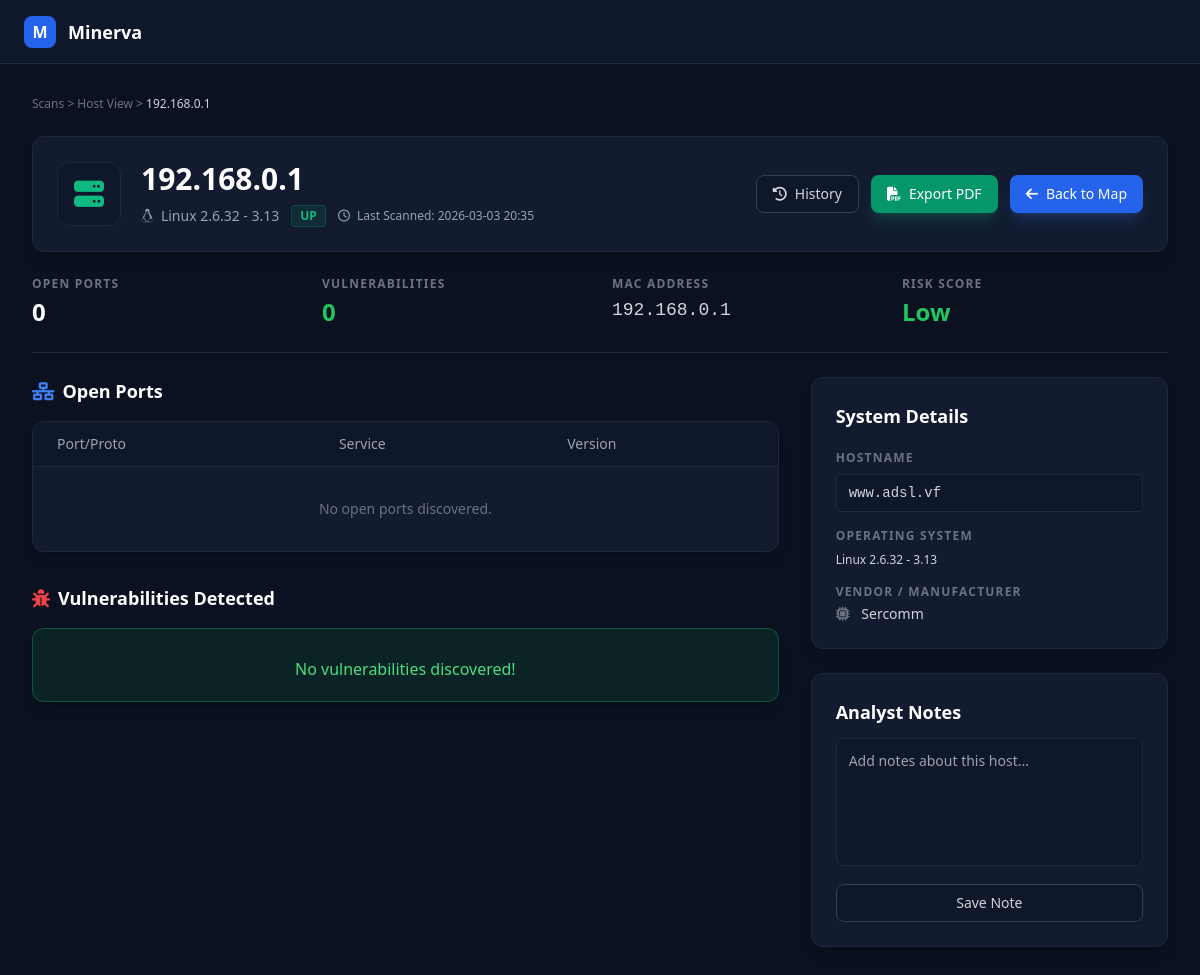
Screenshot of /host/192.168.0.1 with the database file from the repository.
### app/models.py (models this page shows)
class Host(Base):
    __tablename__ = "hosts"
    mac_address = Column(String, primary_key=True, index=True)
    hostname = Column(String)
    first_seen = Column(DateTime, default=datetime.datetime.utcnow)
    os_name = Column(String, nullable=True, default="Unknown")
    vendor = Column(String, nullable=True, default="Unknown")
    results = relationship("ScanResult", back_populates="host")

class ScanResult(Base):
    __tablename__ = "scan_results"
    id = Column(Integer, primary_key=True, index=True)
    scan_id = Column(Integer, ForeignKey("scans.id"))
    host_mac = Column(String, ForeignKey("hosts.mac_address"))
    ip_address = Column(String)
    status = Column(String)
    scan = relationship("Scan", back_populates="results")
    host = relationship("Host")
    ports = relationship("Port", back_populates="scan_result", cascade="all, delete-orphan")

class Scan(Base):
    __tablename__ = "scans"
    id = Column(Integer, primary_key=True, index=True)
    project_id = Column(Integer, ForeignKey("projects.id"))
    timestamp = Column(DateTime, default=datetime.datetime.utcnow)
    scan_type = Column(String)
    gateway_ip = Column(String, nullable=True)
    subnet_mask = Column(String, nullable=True)
    project = relationship("Project", back_populates="scans")
    results = relationship("ScanResult", back_populates="scan", cascade="all, delete-orphan")

### app/main.py (the view)
@app.get("/host/{ip}", response_class=HTMLResponse)
async def host_details(ip: str, request: Request, db: Session = Depends(get_db)):
    scan_result = db.query(models.ScanResult).filter(models.ScanResult.ip_address == ip).order_by(models.ScanResult.id.desc()).first()
    if not scan_result:
        return HTMLResponse(content="<h1>Host no encontrado</h1>", status_code=404)
    open_ports = [p for p in scan_result.ports if p.port_number != 0 and p.state != 'filtered']
    all_vulns = []
    for port in open_ports:
        all_vulns.extend(port.vulnerabilities)
    high_count = sum(1 for v in all_vulns if v.severity == "High")
    med_count = sum(1 for v in all_vulns if v.severity == "Medium")
    low_count = sum(1 for v in all_vulns if v.severity == "Low")
    risk_score = "Low"
    if high_count > 0: risk_score = "High"
    elif med_count > 0: risk_score = "Medium"
    elif len(open_ports) > 5: risk_score = "Medium"
    return templates.TemplateResponse("host_details.html", {
        "request": request,
        "ip": ip,
        "host": scan_result.host,
        "scan_result": scan_result,
        "ports": open_ports,
        "vulns": all_vulns,
        "risk_score": risk_score,
        "high_count": high_count,
        "med_count": med_count,
        "low_count": low_count
    })

### templates/host_details.html (shortened to what this page needs)
<!DOCTYPE html>
<html lang="es">
<head>
    <script src="https://cdn.tailwindcss.com"></script>
    <link rel="stylesheet" href="https://cdnjs.cloudflare.com/ajax/libs/font-awesome/6.4.0/css/all.min.css">
</head>
<body class="text-gray-300 font-sans h-screen flex flex-col overflow-hidden">
    <header class="h-16 border-b border-panel bg-[#0f172a] flex items-center justify-between px-6 shrink-0">
        <div class="flex items-center space-x-3">
            <div class="w-8 h-8 bg-blue-600 rounded-lg flex items-center justify-center text-white font-bold">M</div>
            <h1 class="text-lg font-bold text-white">Minerva</h1>
        </div>
    </header>
    <main class="flex-1 overflow-y-auto p-8">
        <div class="max-w-7xl mx-auto space-y-6">
            <div class="text-xs text-gray-500 font-medium">
                <a href="/dashboard" class="hover:text-gray-300">Scans</a> >
                <span>Host View</span> >
                <span class="text-gray-300">{{ ip }}</span>
            </div>
            <div class="bg-panel border border-panel rounded-xl p-6 flex justify-between items-center shadow-lg">
                <div class="flex items-center space-x-5">
                    <div class="w-16 h-16 bg-[#0f172a] border border-panel rounded-xl flex items-center justify-center">
                        <i class="fa-solid fa-server text-3xl text-emerald-500"></i>
                    </div>
                    <div>
                        <h2 class="text-3xl font-bold text-white">{{ ip }}</h2>
                        <div class="flex items-center space-x-3 mt-2 text-sm text-gray-400">
                            <span><i class="fa-brands fa-linux mr-1"></i> {{ host.os_name if host and host.os_name !=
                                'Unknown' else 'Unknown OS' }}</span>
                            <span
                                class="bg-emerald-500/10 text-emerald-500 px-2 py-0.5 rounded border border-emerald-500/20 text-xs font-bold uppercase">{{
                                scan_result.status }}</span>
                            <span class="text-xs"><i class="fa-regular fa-clock mr-1"></i> Last Scanned: {{
                                scan_result.scan.timestamp.strftime('%Y-%m-%d %H:%M') if scan_result.scan else 'N/A'
                                }}</span>
                        </div>
                    </div>
                </div>
                <div class="flex space-x-3">
                    <a href="/host/{{ ip }}/history"
                        class="px-4 py-2 bg-[#0f172a] border border-gray-700 text-gray-300 rounded-lg text-sm font-medium hover:bg-gray-800 transition flex items-center">
                        <i class="fa-solid fa-clock-rotate-left mr-2"></i> History
                    </a>
                    <a href="/report/{{ ip }}" target="_blank"
                        class="px-4 py-2 bg-emerald-600 text-white rounded-lg text-sm font-medium hover:bg-emerald-500 transition shadow-lg shadow-emerald-500/20 flex items-center">
                        <i class="fa-solid fa-file-pdf mr-2"></i> Export PDF
                    </a>
                    <a href="/dashboard"
                        class="px-4 py-2 bg-blue-600 text-white rounded-lg text-sm font-medium hover:bg-blue-500 transition shadow-lg shadow-blue-500/20 flex items-center">
                        <i class="fa-solid fa-arrow-left mr-2"></i> Back to Map
                    </a>
                </div>
            </div>
            <div class="grid grid-cols-4 gap-6 border-b border-panel pb-6">
                <div>
                    <p class="text-xs font-bold text-gray-500 uppercase tracking-widest mb-1">Open Ports</p>
                    <p class="text-2xl font-bold text-white">{{ ports|length }}</p>
                </div>
                <div>
                    <p class="text-xs font-bold text-gray-500 uppercase tracking-widest mb-1">Vulnerabilities</p>
                    <p
                        class="text-2xl font-bold {{ 'text-red-500' if high_count > 0 else 'text-orange-500' if med_count > 0 else 'text-green-500' if vulns|length == 0 else 'text-gray-400' }}">
                        {{ vulns|length }}</p>
                </div>
                <div>
                    <p class="text-xs font-bold text-gray-500 uppercase tracking-widest mb-1">MAC Address</p>
                    <p class="text-lg font-mono text-gray-300">{{ host.mac_address.replace('MAC-', '') if host else
                        'Unknown' }}</p>
                </div>
                <div>
                    <p class="text-xs font-bold text-gray-500 uppercase tracking-widest mb-1">Risk Score</p>
                    <p
                        class="text-2xl font-bold {{ 'text-red-500' if risk_score == 'High' else 'text-orange-500' if risk_score == 'Medium' else 'text-green-500' }} flex items-center">
                        {{ risk_score }}
                    </p>
                </div>
            </div>
            <div class="grid grid-cols-3 gap-8">
                <div class="col-span-2 space-y-8">
                    <div>
                        <div class="flex justify-between items-center mb-4">
                            <h3 class="text-lg font-bold text-white flex items-center"><i
                                    class="fa-solid fa-network-wired text-blue-500 mr-2"></i> Open Ports</h3>
                        </div>
                        <div class="bg-panel border border-panel rounded-xl overflow-hidden shadow-lg">
                            <table class="w-full text-left text-sm">
                                <thead class="bg-[#0f172a] border-b border-panel text-gray-400">
                                    <tr>
                                        <th class="px-6 py-3 font-medium">Port/Proto</th>
                                        <th class="px-6 py-3 font-medium">Service</th>
                                        <th class="px-6 py-3 font-medium">Version</th>
                                    </tr>
                                </thead>
                                <tbody class="divide-y divide-gray-800">
                                    {% for port in ports %}
                                    <tr class="hover:bg-gray-800/30 transition">
                                        <td class="px-6 py-4 font-mono text-gray-300">{{ port.port_number }}/{{
                                            port.protocol }}</td>
                                        <td class="px-6 py-4 text-gray-300 uppercase">{{ port.service_name }}</td>
                                        <td class="px-6 py-4 text-gray-400">{{ port.version_info if port.version_info
                                            else 'Unknown' }}</td>
                                    </tr>
                                    {% else %}
                                    <tr>
                                        <td colspan="3" class="px-6 py-8 text-center text-gray-500">No open ports
                                            discovered.</td>
                                    </tr>
                                    {% endfor %}
                                </tbody>
                            </table>
                        </div>
                    </div>
                    <div>
                        <div class="flex justify-between items-center mb-4">
                            <h3 class="text-lg font-bold text-white flex items-center"><i
                                    class="fa-solid fa-bug text-red-500 mr-2"></i> Vulnerabilities Detected</h3>
                        </div>
                        <div class="space-y-4">
                            {% for vuln in vulns %}
                            <div
                                class="bg-panel border {{ 'border-red-500/30' if vuln.severity == 'High' else 'border-orange-500/30' if vuln.severity == 'Medium' else 'border-yellow-500/30' }} rounded-xl p-5 shadow-lg relative overflow-hidden">
                                <div
                                    class="absolute left-0 top-0 bottom-0 w-1 {{ 'bg-red-500' if vuln.severity == 'High' else 'bg-orange-500' if vuln.severity == 'Medium' else 'bg-yellow-500' }}">
                                </div>
                                <div class="flex justify-between items-start mb-2">
                                    <div class="flex items-center space-x-3">
                                        <span
                                            class="bg-gray-800 text-gray-300 px-2 py-0.5 rounded text-xs font-bold border border-gray-700">{{
                                            vuln.cve_id }}</span>
                                        <span class="text-gray-500 text-xs">Port {{ vuln.port.port_number }}/{{
                                            vuln.port.protocol }}</span>
                                    </div>
                                    <span
                                        class="{{ 'text-red-500' if vuln.severity == 'High' else 'text-orange-500' if vuln.severity == 'Medium' else 'text-yellow-500' }} text-xs font-bold uppercase">{{
                                        vuln.severity }} Severity</span>
                                </div>
                                <h4 class="text-white font-bold text-lg mb-2">Service: {{ vuln.port.service_name|upper
                                    }} vulnerability</h4>
                                <p class="text-gray-400 text-sm mb-4 leading-relaxed">{{ vuln.description }}</p>
                                <div class="flex justify-between items-center text-xs">
                                    <span class="text-gray-500"><i class="fa-solid fa-star mr-1"></i> CVSS: {{
                                        vuln.cvss_score }}</span>
                                    <a href="https://nvd.nist.gov/vuln/detail/{{ vuln.cve_id }}" target="_blank"
                                        class="text-blue-500 hover:underline">View Mitigation in NVD</a>
                                </div>
                            </div>
                            {% else %}
                            <div
                                class="bg-green-500/10 border border-green-500/30 rounded-xl p-5 text-center shadow-lg">
                                <p class="text-green-400 font-medium"> No vulnerabilities
                                    discovered!</p>
                            </div>
                            {% endfor %}
                        </div>
                    </div>
                </div>
                <div class="col-span-1 space-y-6">
                    <div class="bg-panel border border-panel rounded-xl p-6 shadow-lg">
                        <h3 class="text-white font-bold mb-5 text-lg">System Details</h3>
                        <div class="space-y-4">
                            <div>
                                <p class="text-xs font-bold text-gray-500 uppercase tracking-widest mb-2">Hostname</p>
                                <div
                                    class="bg-[#0f172a] border border-gray-800 rounded px-3 py-2 text-gray-300 font-mono text-sm break-all">
                                    {{ host.hostname if host and host.hostname != 'Desconocido' else 'ip-' ~
                                    ip.replace('.', '-') ~ '.localdomain' }}
                                </div>
                            </div>
                            <div>
                                <p class="text-xs font-bold text-gray-500 uppercase tracking-widest mb-2">Operating
                                    System</p>
                                <div class="flex justify-between text-xs mb-1">
                                    <span class="text-gray-300">{{ host.os_name if host and host.os_name != 'Unknown'
                                        else 'Not detected' }}</span>
                                </div>
                            </div>
                            <div>
                                <p class="text-xs font-bold text-gray-500 uppercase tracking-widest mb-1">Vendor /
                                    Manufacturer</p>
                                <p class="text-gray-300 text-sm"><i
                                        class="fa-solid fa-microchip text-gray-500 mr-2"></i> {{ host.vendor if host and
                                    host.vendor != 'Unknown' else 'Not detected' }}</p>
                            </div>
                        </div>
                    </div>
                    <div class="bg-panel border border-panel rounded-xl p-6 shadow-lg">
                        <h3 class="text-white font-bold mb-3 text-lg">Analyst Notes</h3>
                        <textarea
                            class="w-full h-32 bg-[#0f172a] border border-gray-800 rounded-lg p-3 text-gray-300 text-sm focus:outline-none focus:border-blue-500 focus:ring-1 focus:ring-blue-500 resize-none mb-3"
                            placeholder="Add notes about this host..."></textarea>
                        <button
                            class="w-full py-2 bg-[#0f172a] border border-gray-700 text-gray-300 rounded-lg text-sm font-medium hover:bg-gray-800 transition">
                            Save Note
                        </button>
                    </div>
                </div>
            </div>
        </div>
    </main>
</body>
</html>

### templates/host_details.html (style rules this page uses)
body { background-color: #0b1120; }
.bg-panel { background-color: #121b2f; }
.border-panel { border-color: #1e293b; }

### rows the page displays
Host: os_name "Linux 2.6.32 - 3.13", hostname "www.adsl.vf", vendor "Sercomm"
ScanResult: status "UP"
Scan: scan.timestamp "2026-03-03 20:35"

### other values shown
{{ ip }} "192.168.0.1"
{{ ports|length }} "0"
{{ vulns|length }} "0"
{{ risk_score }} "Low"
